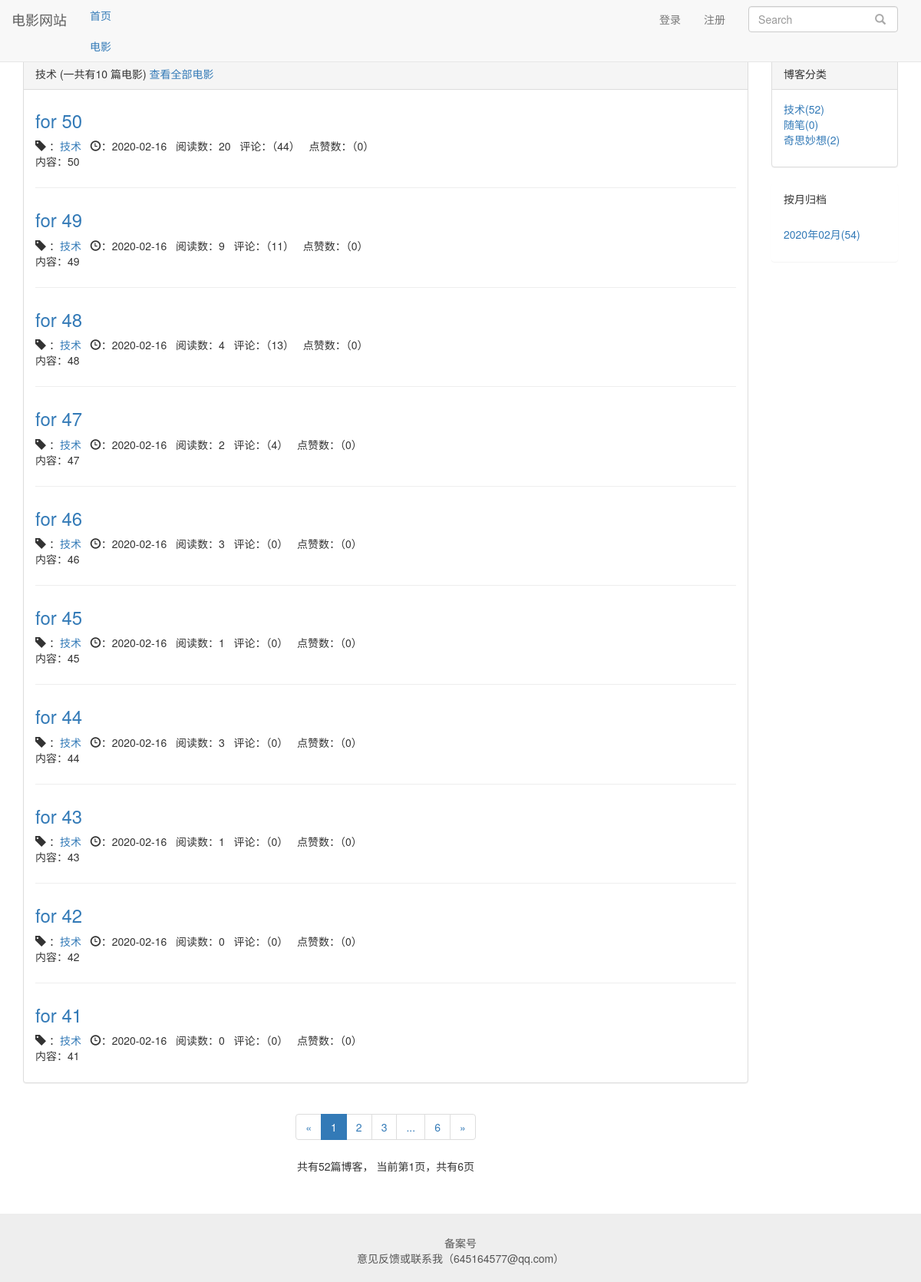
The page /blog/type/1 on the database its author committed.
### blog/models.py (models this page shows, shortened)
class BlogType(models.Model):
    type_name = models.CharField(max_length= 15)
    def __str__(self):
        return self.type_name

class Blog(models.Model,ReadNumExpendMethod):
    title = models.CharField(verbose_name= '标题',max_length= 50)
    blog_type = models.ForeignKey(BlogType, on_delete= models.CASCADE,verbose_name= '类型') # 设置外键，第一个属性为表明
    content = RichTextUploadingField(verbose_name= '内容')
    author = models.ForeignKey(User, on_delete= models.CASCADE,verbose_name= '作者')
    read_details = GenericRelation(ReadDetail)    # 使用自带的方法，关联两个模型
    create_time = models.DateTimeField(verbose_name= '创建时间',auto_now_add = True)
    update_time = models.DateTimeField( verbose_name= '更新时间',auto_now = True)
    class Meta:
        ordering = ['-create_time']

### ReadCount/models.py (models this page shows)
class ReadNum(models.Model):
    read_num = models.IntegerField(default = 0,verbose_name= '阅读数量')
    content_type = models.ForeignKey(ContentType, on_delete= models.CASCADE)
    object_id = models.PositiveIntegerField()
    content_object = GenericForeignKey('content_type', 'object_id')

### like/models.py (models this page shows)
class LikeCount(models.Model):
    content_type = models.ForeignKey(ContentType, on_delete= models.CASCADE)
    object_id = models.PositiveIntegerField()
    content_object = GenericForeignKey('content_type', 'object_id')
    like_num = models.IntegerField(default = 0)

### blog/views.py (the view)
# urls.py: path('type/<int:blog_type_pk>', views.blog_with_type, name= 'blog_type'),
def blog_with_type(request,blog_type_pk):
    blog_type = get_object_or_404(BlogType, pk=blog_type_pk)
    blog_all_list = Blog.objects.filter(blog_type=blog_type)
    context = blog_list_with_public(request,blog_all_list)
    context['blog_type'] = blog_type
    return render(request, 'blog/blog_type.html',context)

### ReadCount/models.py (called while the page is built)
    def get_read_num(self):
        try:
            ct =ContentType.objects.get_for_model(self)
            readnum = ReadNum.objects.get(content_type=ct, object_id= self.pk)
            return readnum.read_num
        except exceptions.ObjectDoesNotExist:
            return 0

### comment/templatetags/comment_tags.py (called while the page is built)
@register.simple_tag
def get_comment_num(obj):
    content_type = ContentType.objects.get_for_model(obj)
    return Comment.objects.filter(content_type=content_type, object_id= obj.pk).count()

### like/templatetags/like_tags.py (called while the page is built)
@register.simple_tag
def get_like_num(obj):
    content_type = ContentType.objects.get_for_model(obj)
    like_count, created = LikeCount.objects.get_or_create(content_type= content_type, object_id= obj.pk)
    return like_count.like_num

### blog/templates/blog/blog_type.html (shortened to what this page needs)
{% extends 'blog/blog_list.html' %}
{% block blog_type_title %}
        {{ blog_type.type_name }} (一共有{{ bloglist | length }} 篇电影)
        <a href="{% url 'blog_list' %}">查看全部电影</a>
{% endblock %}

### blog/templates/blog/blog_list.html (shortened to what this page needs)
{% extends 'public_html.html' %}
{% block nav_blog_active %}active{% endblock %}
{% load staticfiles %}
{% load comment_tags %}
{% load like_tags %}
{% block header-extend %}
<link rel="stylesheet" type="text/css" href="{% static 'blog/blog.css' %}">
{% endblock %}
{% block content %}
    <div class="container">
        <div class="row">
            <div class='col-xs-12 col-sm-8 col-md-9 col-lg-10'>
                <div class="panel panel-default">
                    <div class="panel-heading">{% block blog_type_title %}博客列表{% endblock %}</div>
                    <div class="panel-body">
                        {% for bloglistbox in bloglist %}
                        <div class="blog">
                            <h3><a href="{% url 'blog_details' bloglistbox.pk %}">{{ bloglistbox.title }}</a></h3>
                            <p class="blog-info">
                                  <span class="glyphicon glyphicon-tag" aria-hidden="true"></span>
                                ：<a href="{% url 'blog_type' bloglistbox.blog_type.pk %}">{{ bloglistbox.blog_type }}</a>&nbsp;&nbsp;
                                <span class="glyphicon glyphicon-time" aria-hidden="true"></span>：{{ bloglistbox.create_time | date:"Y-m-d" }}&nbsp;&nbsp;
                                阅读数：{{ bloglistbox.get_read_num }}&nbsp;&nbsp;
                                评论：（{% get_comment_num bloglistbox %}）&nbsp;&nbsp;
                                点赞数：（{% get_like_num bloglistbox %}）
                            </p>
                            <p>{{ bloglistbox.content |striptags | truncatechars:60 }}</p>
                        </div>
                        {% empty %}
                        <div class="blog">
                            <h3>----暂无博客，敬请期待！----</h3>
                        </div>
                        {% endfor %}
                    </div>
                </div>
                <div class="paginator">
                    <ul class="pagination">
                        <li>
                            {% if page_of_blogs.has_previous %}
                                <a href="?page={{ page_of_blogs.previous_page_number }}" aria-label="Previous">
                                    <span aria-hidden="true">&laquo;</span>
                                </a>
                            {% else %}
                                <span aria-hidden="true">&laquo;</span>
                            {% endif %}
                        </li>
                            {% for page_num in current_page_range %}
                                {% if page_num == page_of_blogs.number %}
                                    <li class="active"><a>{{ page_num }}</a></li>
                                {% else %}
                                    {% if page_num == '...' %}
                                    <li><a>{{ page_num }}</a></li>
                                    {% else %}
                                    <li><a href="?page={{ page_num }}">{{ page_num }}</a></li>
                                    {% endif %}
                                {% endif %}
                            {% endfor %}
                        <li>
                            {% if page_of_blogs.has_next %}
                                <a href="?page = {{ page_of_blogs.next_page_number }}" aria-label="Next">
                                    <span aria-hidden="true">&raquo;</span>
                                </a>
                            {% else %}
                                <span aria-hidden="true">&raquo;</span>
                            {% endif %}
                        </li>
                    </ul>
                    <p>
                        共有{{ page_of_blogs.paginator.count }}篇博客，
                                当前第{{ page_of_blogs.number }}页，共有{{ page_of_blogs.paginator.num_pages }}页
                    </p>
                </div>
            </div>
            <div class='hidden-xs col-sm-4 col-md-3 col-lg-2'>
                <div class="panel panel-default">
                    <div class="panel-heading">博客分类</div>
                        <div class="panel-body">
                            <ul class="blog-types">
                               {% for blog_type in blog_types %}
                               <li>
                                <a href="{% url 'blog_type' blog_type.pk %}">
                                    {{ blog_type.type_name }}({{ blog_type.blog_count }})
                                </a>
                               </li>
                               {% empty %}
                                <li>暂无博客</li>
                               {% endfor %}
                            </ul>
                        </div>
                    </div>
                    <div class="panel pabel-default">
                        <div class="panel-heading">按月归档</div>
                        <div class="panel-body">
                            <ul>
                                {% for blog_date, blog_count in blog_dates.items %}
                                <li>
                                    <a href="{% url 'blog_with_date' blog_date.year blog_date.month %}">{{ blog_date | date:"Y年m月" }}({{ blog_count }})</a>
                                </li>
                                {% endfor %}
                            </ul>
                        </div>
                    </div>
            </div>
        </div>
    </div>
{% endblock %}

### static/public.css (style rules this page uses)
* { margin: 0; padding: 0; }
body { margin-top: 75px!important; }
ul { list-style-type: none; }

### blog/static/blog/blog.css (style rules this page uses)
ul.blog-types { list-style-type: none; }
div.blog:not(:last-child) { margin-bottom: 2em; padding-bottom: 1em; border-bottom: 1px solid #eee; }
div.blog h3 { margin-top: 0.5em; }
div.blog p.blog-info { margin-bottom: 0; }
div.paginator { text-align: center; }

### rows shown on the page
BlogType: type_name "技术", blog_count "52"
Blog: title "for 50", blog_type "技术", create_time "2020-02-16", get_read_num "20", id "44", id.like_num "0", content "内容：50"
Blog: title "for 49", blog_type "技术", create_time "2020-02-16", get_read_num "9", id "11", id.like_num "0", content "内容：49"
Blog: title "for 48", blog_type "技术", create_time "2020-02-16", get_read_num "4", id "13", id.like_num "0", content "内容：48"
Blog: title "for 47", blog_type "技术", create_time "2020-02-16", get_read_num "2", id "4", id.like_num "0", content "内容：47"
Blog: title "for 46", blog_type "技术", create_time "2020-02-16", get_read_num "3", id "0", id.like_num "0", content "内容：46"
Blog: title "for 45", blog_type "技术", create_time "2020-02-16", get_read_num "1", id "0", id.like_num "0", content "内容：45"
Blog: title "for 44", blog_type "技术", create_time "2020-02-16", get_read_num "3", id "0", id.like_num "0", content "内容：44"
Blog: title "for 43", blog_type "技术", create_time "2020-02-16", get_read_num "1", id "0", id.like_num "0", content "内容：43"
Blog: title "for 42", blog_type "技术", create_time "2020-02-16", get_read_num "0", id "0", id.like_num "0", content "内容：42"
Blog: title "for 41", blog_type "技术", create_time "2020-02-16", get_read_num "0", id "0", id.like_num "0", content "内容：41"
BlogType: type_name "随笔", blog_count "0"
BlogType: type_name "奇思妙想", blog_count "2"

### other values the page prints
{{ bloglist | length }} "10"
{{ page_num }} "1"
{{ page_num }} "2" "3" "6"
{{ page_num }} "..."
{{ page_of_blogs.paginator.count }} "52"
{{ page_of_blogs.number }} "1"
{{ page_of_blogs.paginator.num_pages }} "6"
{{ blog_date | date:"Y年m月" }} "2020年02月"
{{ blog_count }} "54"
